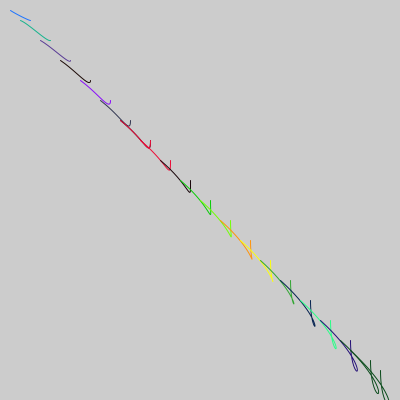
Frame 1 (no input)
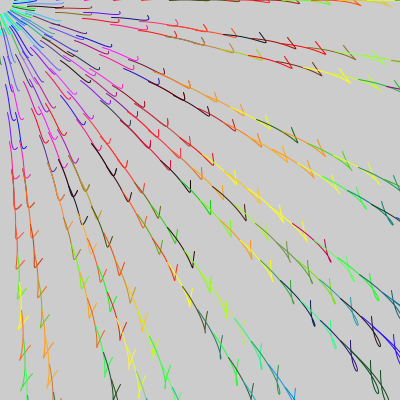
Frame 60 (the mouse pressed at the canvas centre just before this capture)
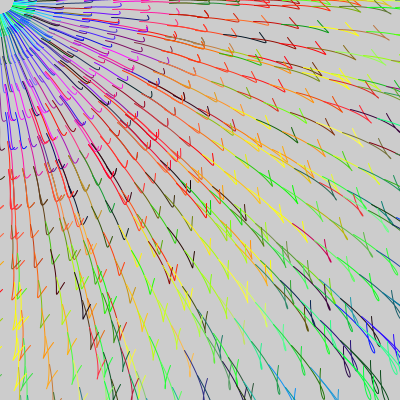
Frame 120 (the mouse held since frame 60 and released just before this capture)

The Processing sketch that drew these frames (run headless with seeded random() and noise(); from frame 60 on, the mouse is pressed at the canvas centre):

// Processing sketch: processing_55682
// ── processing_55682.pde

float spin=0.0;
 
 void setup(){
 size(400,400);
 smooth();
 }
 void draw(){
 noFill();
rotate(spin);
 stroke(random(45),random(449),random(425));
curve(0,0,10,10,30,20,20,10);
 stroke(random(95),random(209),random(445));
curve(0,20,20,20,50,40,40,10); 
 stroke(random(195),random(109),random(445));
curve(0,20,40,40,70,60,40,10);
 stroke(random(295),random(49),random(445));
curve(0,20,60,60,90,80,60,10);
 stroke(random(395),random(29),random(405));
curve(0,20,80,80,110,100,80,10);
 stroke(random(495),random(59),random(205));
curve(0,20,100,100,130,120,100,10);
 stroke(random(495),random(89),random(105));
curve(0,20,120,120,150,140,120,10);
 stroke(random(495),random(159),random(65));
curve(0,20,140,140,170,160,140,10);
curve(0,20,120,120,150,140,120,10);
 stroke(random(495),random(209),random(45));
curve(0,20,160,160,190,180,160,10);
 stroke(random(495),random(269),random(25));
curve(0,20,180,180,210,200,180,10);
 stroke(random(445),random(329),random(25));
curve(0,20,200,200,230,220,200,10);
 stroke(random(405),random(379),random(25));
curve(0,20,220,220,250,240,220,10);
 stroke(random(355),random(429),random(85));
curve(0,20,240,240,270,260,240,10);
 stroke(random(255),random(449),random(105));
curve(0,20,260,260,290,280,260,10);
 stroke(random(155),random(409),random(155));
curve(0,20,280,280,310,300,280,10);
 stroke(random(55),random(309),random(205));
curve(0,20,300,300,330,320,300,10);
 stroke(random(45),random(209),random(305));
curve(0,20,320,320,350,340,320,10);
 stroke(random(45),random(449),random(425));
 curve(0,20,340,340,370,360,340,10);
  curve(0,20,350,350,380,370,350,10);
spin=spin+0.5;
 }
